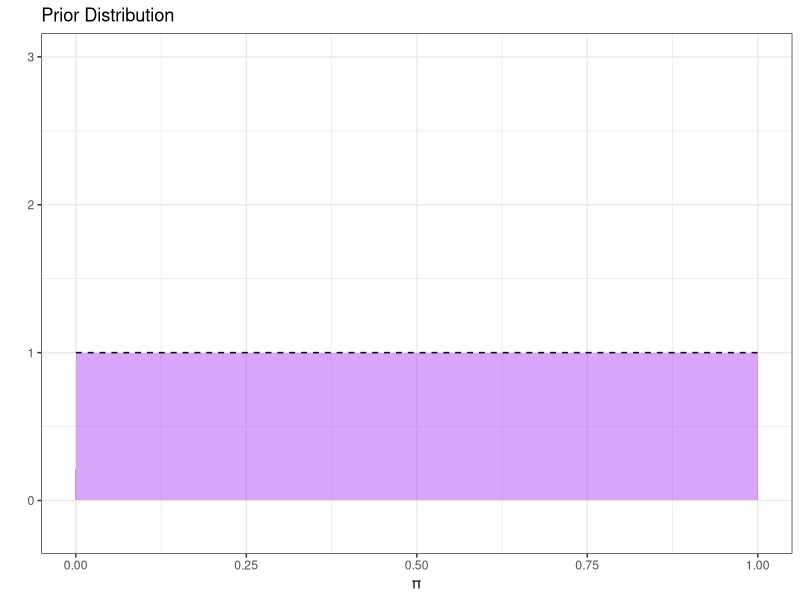
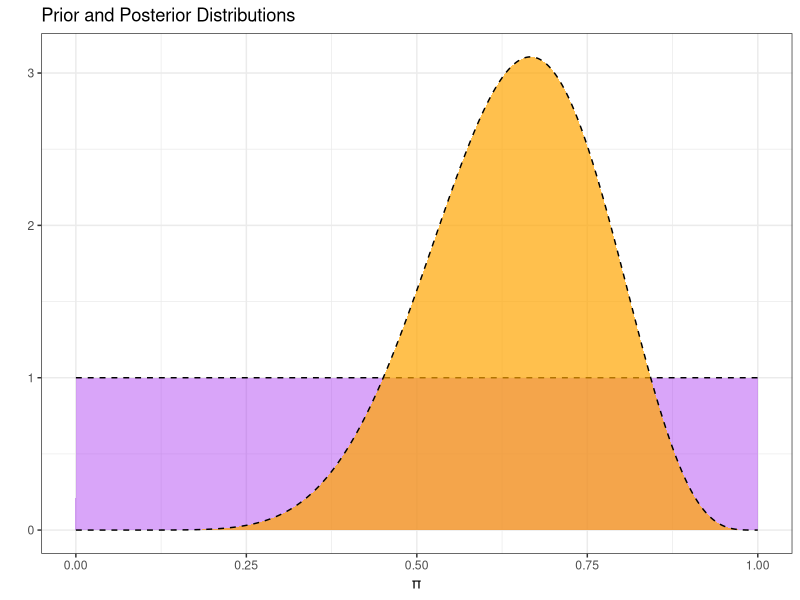

Recreate these plots in R, in order.
## ---- chunk 1
knitr::opts_chunk$set(echo = TRUE)
options(kable_styling_bootstrap_options = c("hover", "striped"))

library(tidyverse)
library(kableExtra)
## ---- chunk 2
alpha <- 1
beta <- 1
#Fewer points results in more jagged pictures
grid_pts <- 500

my_dists <- tibble(
  pi = seq(0, 1, length.out = grid_pts),
  prior_prob = dbeta(pi, alpha, beta)
)

my_dists %>%
  ggplot() + 
  geom_area(aes(x = pi, y = prior_prob), 
            fill = "purple", alpha = 0.4) + 
  geom_line(aes(x = pi, y = prior_prob),
            linetype = "dashed") + 
  labs(
    title = "Prior Distribution",
    x = "π",
    y = ""
  ) + 
  ylim(c(-0.2, 3)) + 
  theme_bw()
  
## ---- chunk 3
num_frogs <- 12
set.seed(071524)
my_data <- tibble(
  frog_number = 1:num_frogs,
  status = sample(c("positive", "negative"), 
                  size = num_frogs,
                  prob = c(0.7, 0.3), 
                  replace = TRUE)
)

num_pos <- my_data %>%
  filter(status == "positive") %>%
  nrow()

print(paste0("Of the ", num_frogs, " frogs observed, the number positive for Chytrid fungus was", num_pos, "."))
## ---- chunk 4
my_dists <- my_dists %>%
  mutate(post_prob = choose(num_frogs, num_pos)*pi^num_pos*(1 - pi)^(num_frogs - num_pos)*prior_prob) %>%
  mutate(post_prob_normalized = post_prob/(sum(post_prob)*1/grid_pts))

my_dists %>%
  ggplot() + 
  geom_area(aes(x = pi, y = prior_prob), 
            fill = "purple", alpha = 0.4) + 
  geom_line(aes(x = pi, y = prior_prob),
            linetype = "dashed") + 
  geom_area(aes(x = pi, y = post_prob_normalized), 
            fill = "orange", alpha = 0.7) + 
  geom_line(aes(x = pi, y = post_prob_normalized),
            linetype = "dashed") +
  labs(
    title = "Prior and Posterior Distributions",
    x = "π",
    y = ""
  ) + 
  theme_bw()
## ---- chunk 5
bounds <- my_dists %>%
  mutate(post_percentile = cumsum(post_prob_normalized*(1/grid_pts))) %>%
  mutate(from_lower = abs(post_percentile - 0.025),
         from_upper = abs(post_percentile - 0.975)) %>%
  filter((from_lower == min(from_lower)) | (from_upper == min(from_upper)))

bounds %>% 
  kable() %>%
  kable_styling(bootstrap_options = c("hover", "striped"))
